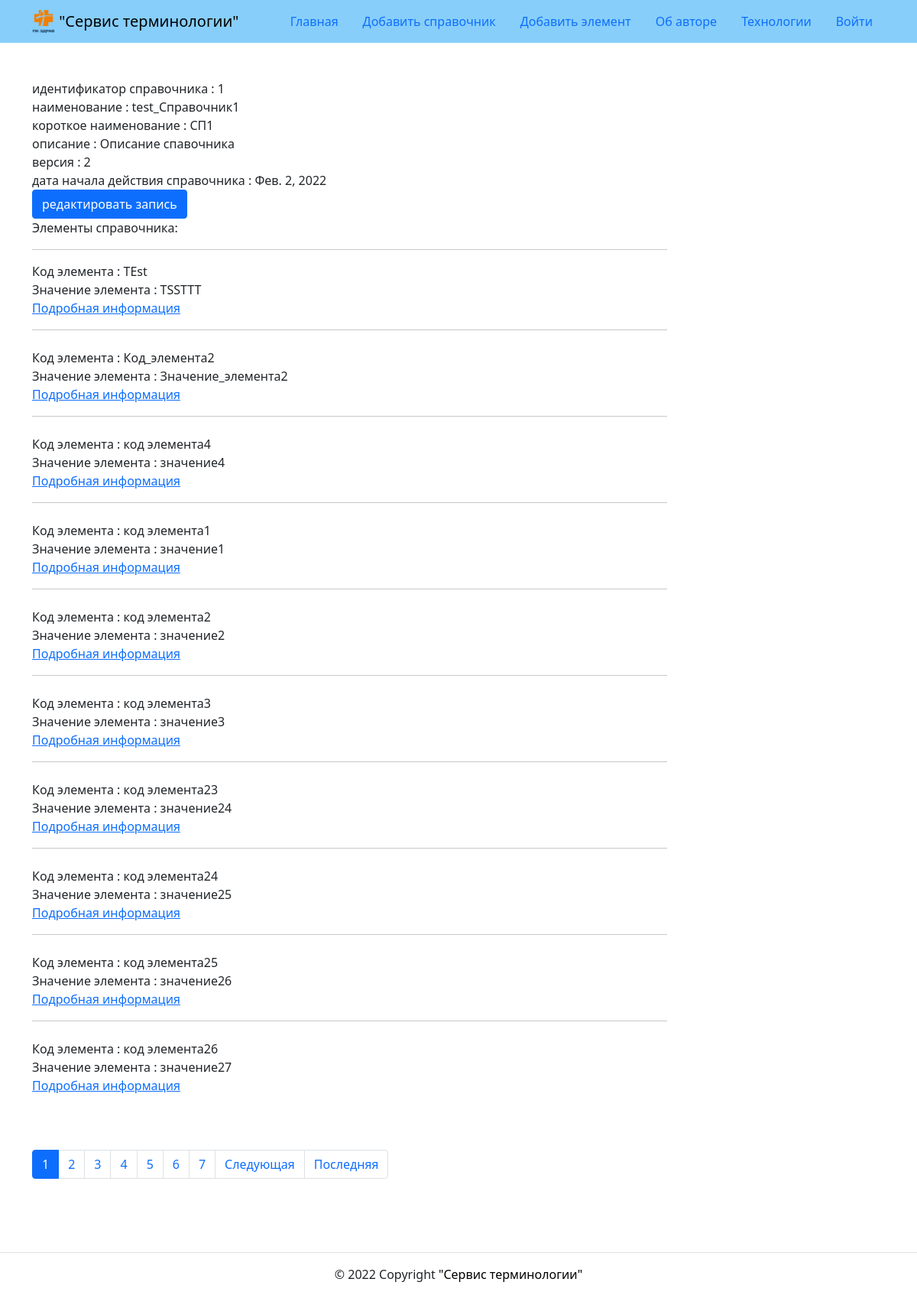
The app's page /reference_book/1/ with its own data.
### reference_book/models.py (models this page shows, shortened)
class RBook(models.Model):
    name = models.CharField(
        max_length=200,
        verbose_name="наименование",
    )
    short_name = models.CharField(
        max_length=10,
        verbose_name="короткое наименование",
    )
    description = models.TextField(
        verbose_name="описание",
    )
    ver = models.CharField(
        max_length=200,
        verbose_name="версия",
    )
    date_begin = models.DateField(
        verbose_name="дата начала действия справочника",
    )
    class Meta:
        verbose_name = "Справочник"
        verbose_name_plural = "Справочники"
        unique_together = (
            "name",
            "ver",
        )

class Element(models.Model):
    parent_id = models.ForeignKey(
        RBook,
        on_delete=models.SET_NULL,
        null=True,
        related_name="elements",
        verbose_name="родительский идентификатор",
    )
    code = models.CharField(
        blank=False,
        max_length=200,
        verbose_name="код элемента",
    )
    val = models.CharField(
        blank=False,
        max_length=200,
        verbose_name="значение элемента",
    )
    class Meta:
        verbose_name = "Элемент справочника"
        verbose_name_plural = "Элементы справочника"

### reference_book/views.py (the view)
def reference_book_detail(request, reference_book_id):
    reference_book = get_object_or_404(RBook, id=reference_book_id)
    elements = reference_book.elements.all()
    paginator = Paginator(elements, settings.POSTS_FOR_PAGE)
    page_number = request.GET.get("page")
    page_obj = paginator.get_page(page_number)
    form = RBookForm()
    context = {
        "reference_book": reference_book,
        "page_obj": page_obj,
        "form": form,
    }
    return render(request, "reference_book/reference_book_detail.html", context)

### templates/reference_book/reference_book_detail.html (shortened to what this page needs)
{% extends 'base.html' %}
{% block content %}
<div class="container py-5">
  <div class="row">
    <article class="col-12 col-md-9">
      <p>
        идентификатор справочника : {{ reference_book.id }} <br>
        наименование : {{ reference_book.name }} <br>
        короткое наименование : {{ reference_book.short_name }} <br>
        описание : {{ reference_book.description }} <br>
        версия : {{ reference_book.ver }} <br>
        дата начала действия справочника : {{ reference_book.date_begin }} <br>
        <a class="btn btn-primary"  href="{% url 'reference_book:reference_book_edit' reference_book.id %}">редактировать запись</a>
        <br>
        Элементы справочника:
      </p>
    <hr>
    {% for element in page_obj %}
    <div class="media mb-4">
      <div class="media-body">
          <p>
            Код элемента : {{ element.code }} <br>
            Значение элемента : {{ element.val }} <br>
            <a href="{% url 'reference_book:element_detail' element.id %}">Подробная информация</a> <br>
            {% if not forloop.last %}
            <hr>
            {% endif %}
          </p>
        </div>
      </div>
  {% endfor %}
    </article>
  </div>
  {% include 'includes/paginator.html' %}
</div>
{% endblock %}

### records on screen
RBook: id "1", name "test_Справочник1", short_name "СП1", description "Описание спавочника", ver "2", date_begin "Фев. 2, 2022"
Element: code "TEst", val "TSSTTT"
Element: code "Код_элемента2", val "Значение_элемента2"
Element: code "код элемента4", val "значение4"
Element: code "код элемента1", val "значение1"
Element: code "код элемента2", val "значение2"
Element: code "код элемента3", val "значение3"
Element: code "код элемента23", val "значение24"
Element: code "код элемента24", val "значение25"
Element: code "код элемента25", val "значение26"
Element: code "код элемента26", val "значение27"

### other values on screen
{{ i }} "1"
{{ i }} "2" "3" "4" "5" "6" "7"
